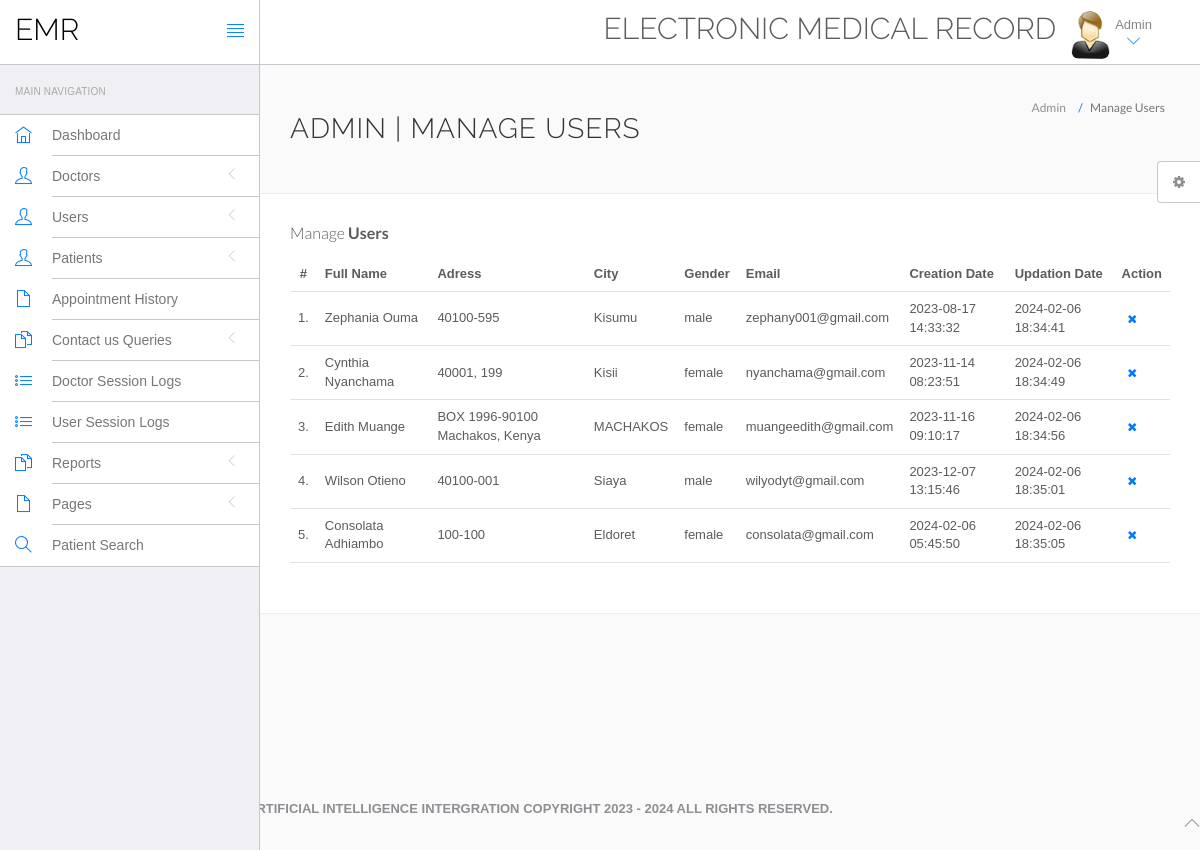
The page /hms/admin/manage-users.php (signed in) on the database its author committed.
### tables this page shows
CREATE TABLE `users` (
  `id` int(11) NOT NULL,
  `fullName` varchar(255) DEFAULT NULL,
  `address` longtext DEFAULT NULL,
  `city` varchar(255) DEFAULT NULL,
  `gender` varchar(255) DEFAULT NULL,
  `email` varchar(255) DEFAULT NULL,
  `password` varchar(255) DEFAULT NULL,
  `regDate` timestamp NULL DEFAULT current_timestamp(),
  `updationDate` timestamp NULL DEFAULT NULL ON UPDATE current_timestamp()
);

### hms/admin/manage-users.php (the view, shortened to what this page needs)
<?php
include('include/config.php');
if(strlen($_SESSION['id']==0)) {
 header('location:logout.php');
  } else{
?>
<!DOCTYPE html>
<html lang="en">
	<head>
		<link rel="stylesheet" href="vendor/bootstrap/css/bootstrap.min.css">
		<link rel="stylesheet" href="vendor/fontawesome/css/font-awesome.min.css">
		<link rel="stylesheet" href="vendor/themify-icons/themify-icons.min.css">
		<link href="vendor/animate.css/animate.min.css" rel="stylesheet" media="screen">
		<link href="vendor/perfect-scrollbar/perfect-scrollbar.min.css" rel="stylesheet" media="screen">
		<link href="vendor/switchery/switchery.min.css" rel="stylesheet" media="screen">
		<link href="vendor/bootstrap-touchspin/jquery.bootstrap-touchspin.min.css" rel="stylesheet" media="screen">
		<link href="vendor/select2/select2.min.css" rel="stylesheet" media="screen">
		<link href="vendor/bootstrap-datepicker/bootstrap-datepicker3.standalone.min.css" rel="stylesheet" media="screen">
		<link href="vendor/bootstrap-timepicker/bootstrap-timepicker.min.css" rel="stylesheet" media="screen">
		<link rel="stylesheet" href="assets/css/styles.css">
		<link rel="stylesheet" href="assets/css/plugins.css">
		<link rel="stylesheet" href="assets/css/themes/theme-1.css" id="skin_color" />
	</head>
	<body>
		<div id="app">
<?php include('include/sidebar.php');?>
			<div class="app-content">
						<?php include('include/header.php');?>
				<div class="main-content" >
					<div class="wrap-content container" id="container">
						<section id="page-title">
							<div class="row">
								<div class="col-sm-8">
									<h1 class="mainTitle">Admin | Manage Users</h1>
																	</div>
								<ol class="breadcrumb">
									<li>
										<span>Admin</span>
									</li>
									<li class="active">
										<span>Manage Users</span>
									</li>
								</ol>
							</div>
						</section>
						<div class="container-fluid container-fullw bg-white">
									<div class="row">
								<div class="col-md-12">
									<h5 class="over-title margin-bottom-15">Manage <span class="text-bold">Users</span></h5>
									<table class="table table-hover" id="sample-table-1">
										<thead>
											<tr>
												<th class="center">#</th>
												<th>Full Name</th>
												<th class="hidden-xs">Adress</th>
												<th>City</th>
												<th>Gender </th>
												<th>Email </th>
												<th>Creation Date </th>
												<th>Updation Date </th>
												<th>Action</th>
											</tr>
										</thead>
										<tbody>
<?php
$sql=mysqli_query($con,"select * from users");
$cnt=1;
while($row=mysqli_fetch_array($sql))
{
?>
											<tr>
												<td class="center"><?php echo $cnt;?>.</td>
												<td class="hidden-xs"><?php echo $row['fullName'];?></td>
												<td><?php echo $row['address'];?></td>
												<td><?php echo $row['city'];?>
												</td>
												<td><?php echo $row['gender'];?></td>
												<td><?php echo $row['email'];?></td>
												<td><?php echo $row['regDate'];?></td>
												<td><?php echo $row['updationDate'];?>
												</td>
												<td >
												<div class="visible-md visible-lg hidden-sm hidden-xs">
	<a href="manage-users.php?id=<?php echo $row['id']?>&del=delete" onClick="return confirm('Are you sure you want to delete?')"class="btn btn-transparent btn-xs tooltips" tooltip-placement="top" tooltip="Remove"><i class="fa fa-times fa fa-white"></i></a>
												</div>
												</td>
											</tr>
											<?php
$cnt=$cnt+1;
											 }?>
										</tbody>
									</table>
								</div>
							</div>
								</div>
							</div>
						</div>
					</div>
				</div>
	<?php include('include/footer.php');?>
	<?php include('include/setting.php');?>
	</body>
</html>
<?php } ?>

### hms/admin/assets/css/themes/theme-1.css (style rules this page uses)
body { background: #FAFAFA; }

### rows shown on the page
users: fullName "Zephania Ouma", address "40100-595", city "Kisumu", gender "male", email "zephany001@gmail.com", regDate "2023-08-17 14:33:32", updationDate "2024-02-06 18:34:41"
users: fullName "Cynthia Nyanchama", address "40001, 199", city "Kisii", gender "female", email "nyanchama@gmail.com", regDate "2023-11-14 08:23:51", updationDate "2024-02-06 18:34:49"
users: fullName "Edith Muange", address "BOX 1996-90100 Machakos, Kenya", city "MACHAKOS", gender "female", email "muangeedith@gmail.com", regDate "2023-11-16 09:10:17", updationDate "2024-02-06 18:34:56"
users: fullName "Wilson Otieno", address "40100-001", city "Siaya", gender "male", email "wilyodyt@gmail.com", regDate "2023-12-07 13:15:46", updationDate "2024-02-06 18:35:01"
users: fullName "Consolata Adhiambo", address "100-100", city "Eldoret", gender "female", email "consolata@gmail.com", regDate "2024-02-06 05:45:50", updationDate "2024-02-06 18:35:05"
